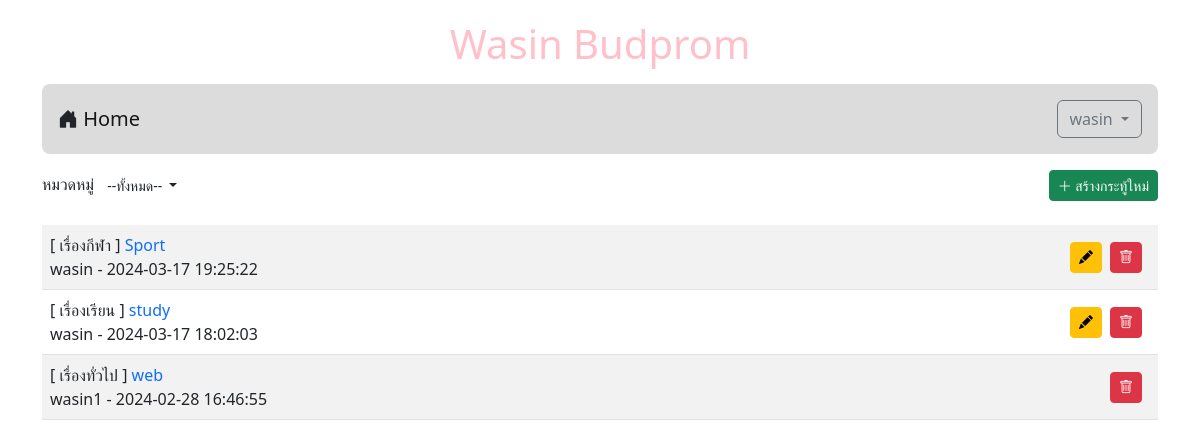
The page /index.php (signed in) on the database its author committed.
### tables this page shows
CREATE TABLE `post` (
  `id` int(11) NOT NULL,
  `title` varchar(128) NOT NULL,
  `content` varchar(2048) NOT NULL,
  `post_date` datetime NOT NULL,
  `cat_id` int(11) NOT NULL,
  `user_id` int(11) NOT NULL
);

CREATE TABLE `category` (
  `id` int(11) NOT NULL,
  `name` varchar(32) NOT NULL
);

CREATE TABLE `user` (
  `id` int(11) NOT NULL,
  `login` varchar(64) NOT NULL,
  `password` varchar(64) NOT NULL,
  `name` varchar(64) NOT NULL,
  `gender` char(1) NOT NULL,
  `email` varchar(32) NOT NULL,
  `role` char(1) NOT NULL
);

### index.php (the view, shortened to what this page needs)
<!DOCTYPE html>
<html lang="en">
<head>
    <link rel="stylesheet" href="home.css">
    <link href="https://cdn.jsdelivr.net/npm/bootstrap@5.2.3/dist/css/bootstrap.min.css" rel="stylesheet"
>
    <link rel="stylesheet" href="https://cdn.jsdelivr.net/npm/bootstrap-icons@1.11.3/font/bootstrap-icons.min.css">
</head>
<header>
    <h1 style="color: pink;">Wasin Budprom</h1>
</header>
<body class="container">
    <?php @include('nav.php')?>
    <div class="my-2 d-flex justify-content-between">
        <div>
            <lable>หมวดหมู่</lable>
            <span class="dropdown">
                <?php
                    $conn=new PDO("mysql:host=localhost;dbname=webboard;charset=utf8","root","");
                ?>
                <button class="btn btn-white-50 btn-sm dropdown-toggle" type="button" data-bs-toggle="dropdown"
                    aria-expanded="false">
                        <?php
                        if(isset($_GET['id'])){
                        $sql="SELECT name FROM category WHERE id=$_GET[id]";
                        foreach($conn->query($sql)as $row)
                        echo "$row[name]";
                        }else{
                            echo "--ทั้งหมด--";
                        }
                        ?>
                </button>
                    <?php
                        $sql="SELECT * FROM category";
                    ?>
            </span>
        </div>
        <div>
            <?php if (isset($_SESSION['id'])) { ?>
                <a href="newpost.php" class="btn btn-success btn-sm"><i class="bi bi-plus-lg"></i> สร้างกระทู้ใหม่</a>
            <?php } ?>
        </div>
    </div>
    <table class="table table-striped mt-4 ">
        <?php
        $conn=new PDO("mysql:host=localhost;dbname=webboard;charset=utf8","root","");
        if(isset($_GET['id'])){
            $sql="SELECT t3.name,t1.title,t1.id,t2.login,t1.post_date,t2.id as 'user_id' FROM post as t1
            INNER JOIN user as t2 ON (t1.user_id=t2.id)
            INNER JOIN category as t3 ON (t1.cat_id=t3.id)
            WHERE t1.cat_id=$_GET[id]
            ORDER BY t1.post_date DESC" ;
        }else{
            $sql="SELECT t3.name,t1.title,t1.id,t2.login,t1.post_date,t2.id as 'user_id' FROM post as t1
            INNER JOIN user as t2 ON (t1.user_id=t2.id)
            INNER JOIN category as t3 ON (t1.cat_id=t3.id)
            ORDER BY t1.post_date DESC" ;
        }
        $result=$conn->query($sql);
        while($row=$result->fetch()){
            echo "<tr><td class='d-flex'>
            <div class='flex-grow-1'>[ $row[0] ]<a href=post.php?id=$row[2]
            style=text-decoration:none> $row[1]</a><br>$row[3] - $row[4]</div>";
            if(isset($_SESSION['id'])){
                if($_SESSION['user_id']==$row['user_id']){
                    echo "<div class='me-2 align-self-center'><a href=''
                    class='btn btn-warning btn-sm' onclick=''><i class='bi bi-pencil-fill'></i></a></div>";
                    echo "<div class='me-2 align-self-center'><a href=delete.php?id=$row[2]
                    class='btn btn-danger btn-sm' onclick='return myFunction()'><i class='bi bi-trash'></i></a></div>";
                }
                else if($_SESSION['role']=='a'){
                    echo "<div class='me-2 align-self-center'><a href=delete.php?id=$row[2]
                    class='btn btn-danger btn-sm' onclick='return myFunction()'><i class='bi bi-trash'></i></a></div>";
                }
            }
        }
        ?>
    </table>
</body>
</html>

### home.css (style rules this page uses)
body { background: #3399ff; }
header { text-align: center; margin-top: 20px; }

### rows shown on the page
post: category.name "เรื่องกีฬา", title "Sport", user.login "wasin", post_date "2024-03-17 19:25:22"
post: category.name "เรื่องเรียน", title "study", user.login "wasin", post_date "2024-03-17 18:02:03"
post: category.name "เรื่องทั่วไป", title "web", user.login "wasin1", post_date "2024-02-28 16:46:55"

### other values the page prints
$_SESSION['username'] "wasin"
